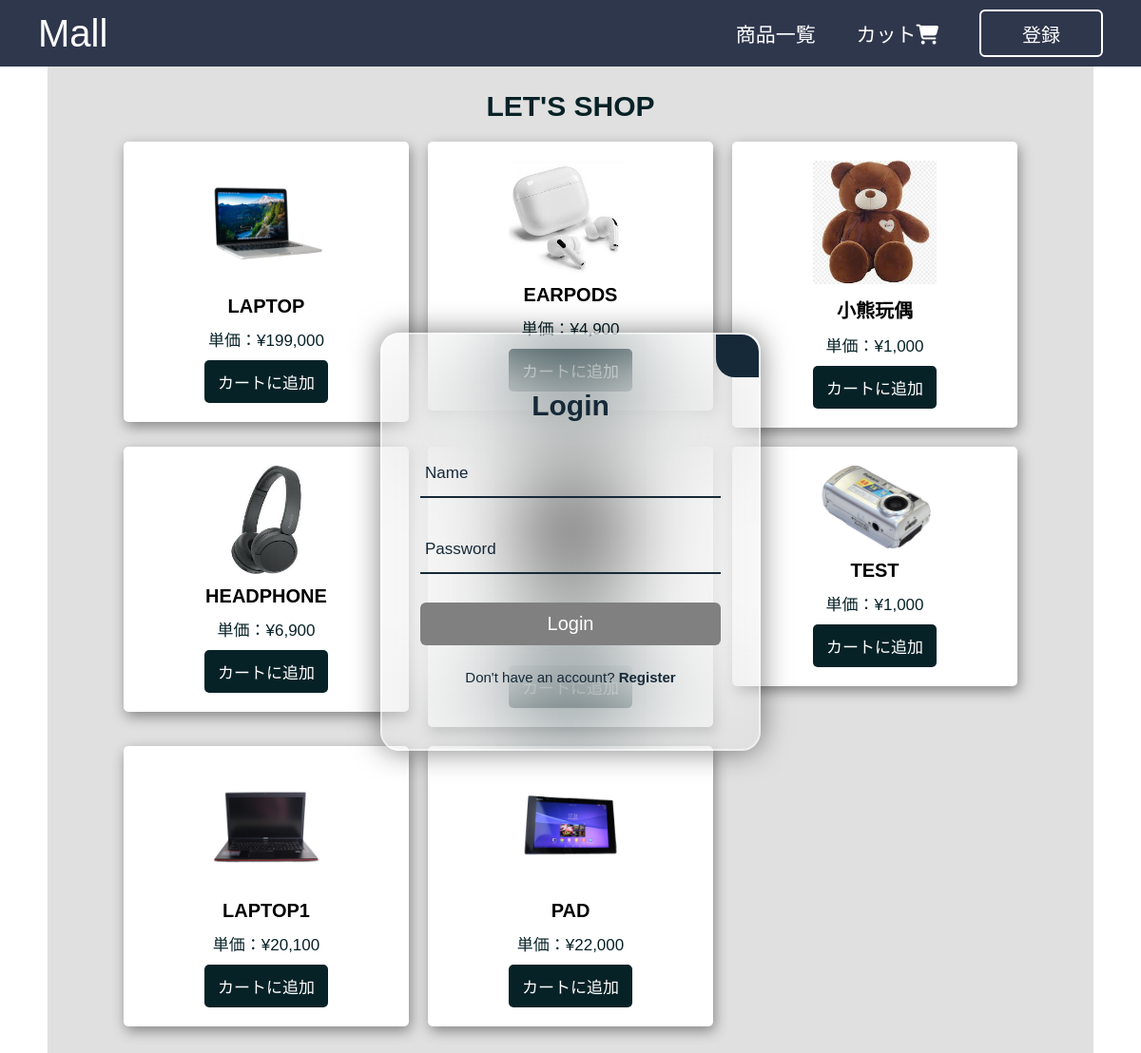
The page / on the database its author committed.
### tables this page shows
CREATE TABLE `products` (
  `id` int(20) NOT NULL,
  `name` varchar(255) NOT NULL,
  `price` int(20) NOT NULL,
  `image` varchar(255) NOT NULL
);

### index.php (the view, shortened to what this page needs)
<?php
include 'connect.php';
?>
<!DOCTYPE html>
<html lang="en">
<head>
    <link rel="stylesheet" href="css/style.css">
    <link rel="stylesheet" href="https://cdnjs.cloudflare.com/ajax/libs/font-awesome/6.5.2/css/all.min.css" />
</head>
<body>
    <?php include('header.php') ?>
    <?php include('login_wrapper.php') ?>
    <div class="container">
        <section class="products">
            <h1 class="heading">Let's Shop</h1>
            <div class="product_container">
                <?php
                $select_product=mysqli_query($conn,"select * from `products`");
                if(mysqli_num_rows($select_product)>0){
                    while($fetch_protuct=mysqli_fetch_assoc($select_product)){
                        ?>
                <form method="post" action="">
                    <div class="edit_form">
                        <img src="image/<?php echo $fetch_protuct['image']?>" alt="">
                        <h3><?php echo $fetch_protuct['name']?></h3>
                        <div class="price">単価：¥<?php echo number_format($fetch_protuct['price']) ?></div>
                        <input type="submit" class="submit_btn cart_btn" value="カートに追加" name="add_to_cart">
                    </div>
                </form>
                <?php
                    }
                }else{
                    $display_message = "完売";
                }
                ?>
            </div>
        </section>
    </div>
</body>
</html>

### css/style.css (style rules this page uses)
* { margin: 0; padding: 0; box-sizing: border-box; outline: none; border: none; text-decoration: none; font-family: "Poppins", sans-serif; }
:root { --color1: #072227; --color2: #35858b; --color3: #4fbdba; --color4: #aefeff; --color5:#314e65; --black: #000; --white: #fff; --lightgray: #d3d3d3; --lightgray1: rgba(211,211,211,.7); --red: rgb(238, 62, 62); }
html { font-size: 62.5%; }
body { background: url('background.png'); background-repeat: repeat; background-size: cover; background-position: center; }
.container { max-width: 1100px; margin: 0 auto; padding-bottom: 5rem; min-height: 100vh; background-color: var(--lightgray1); }
.heading { text-align: center; font-size: 3rem; text-transform: uppercase; padding: 1.5rem 0 2rem; color: var(--color1); }
section { padding: 1rem; }
.submit_btn, .edit_btn, .cancel_btn { display: block; width: 50%; text-align: center; background-color: var(--color1); color: var(--white); font-size: 1.7rem; padding: 1.2rem 3rem; border-radius: 0.5rem; cursor: pointer; margin-top: 2rem; margin: 0 auto; }
img { width: 20%; margin: 0 auto; }
.product_container { display: grid; grid-template-columns: repeat(auto-fit, 30rem); gap: 2rem; justify-content: center; }
.product_container .edit_form { text-align: center; padding: 2rem; box-shadow: var(--black); border: var(--border); border-radius: 0.5rem; background-color: var(--white); box-shadow: 2px 5px 14px #888888; }
.product_container .edit_form img { width: 50%; margin: 0 auto; }
.products .edit_form h3 { margin: 1rem 0; font-size: 2rem; color: var(--black); text-transform: uppercase; }
.products .edit_form .price { font-size: 1.7rem; color: var(--color1); margin: 1rem 0; }
.cart_btn { text-align: center; padding: 1rem 0; }

### rows shown on the page
products: image (picture), name "LAPTOP", price "199,000"
products: image (picture), name "EARPODS", price "4,900"
products: image (picture), name "小熊玩偶", price "1,000"
products: image (picture), name "HEADPHONE", price "6,900"
products: image (picture)
products: image (picture), name "TEST", price "1,000"
products: image (picture), name "LAPTOP1", price "20,100"
products: image (picture), name "PAD", price "22,000"
